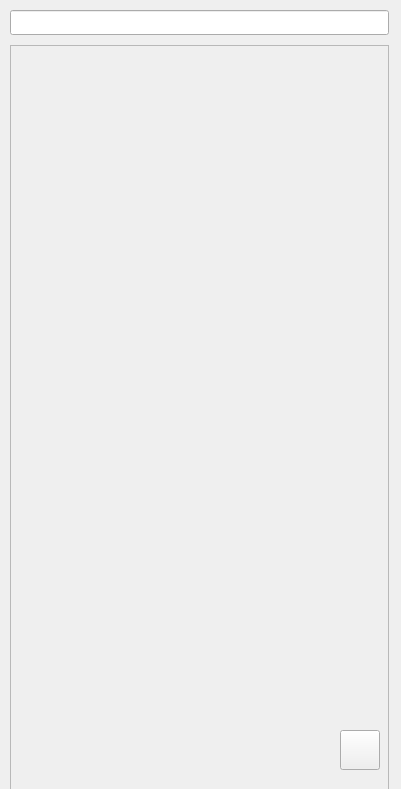
<?xml version="1.0" encoding="UTF-8"?>
<ui version="4.0">
 <class>Explore</class>
 <widget class="QWidget" name="Explore">
  <property name="geometry">
   <rect>
    <x>0</x>
    <y>0</y>
    <width>401</width>
    <height>789</height>
   </rect>
  </property>
  <property name="windowTitle">
   <string>Form</string>
  </property>
  <widget class="QPushButton" name="AddButton">
   <property name="geometry">
    <rect>
     <x>340</x>
     <y>730</y>
     <width>40</width>
     <height>40</height>
    </rect>
   </property>
   <property name="font">
    <font>
     <family>Ubuntu Thin</family>
     <pointsize>28</pointsize>
     <bold>true</bold>
    </font>
   </property>
   <property name="text">
    <string/>
   </property>
   <property name="icon">
    <iconset resource="../images.qrc">
     <normaloff>:/rescources/rescources/icons/Plus.png</normaloff>:/rescources/rescources/icons/Plus.png</iconset>
   </property>
   <property name="iconSize">
    <size>
     <width>25</width>
     <height>25</height>
    </size>
   </property>
  </widget>
  <widget class="QScrollArea" name="scrollArea">
   <property name="geometry">
    <rect>
     <x>10</x>
     <y>45</y>
     <width>379</width>
     <height>746</height>
    </rect>
   </property>
   <property name="widgetResizable">
    <bool>true</bool>
   </property>
   <widget class="QWidget" name="scrollAreaWidgetContents">
    <property name="geometry">
     <rect>
      <x>0</x>
      <y>0</y>
      <width>377</width>
      <height>744</height>
     </rect>
    </property>
   </widget>
  </widget>
  <widget class="QLineEdit" name="SearchBar">
   <property name="geometry">
    <rect>
     <x>10</x>
     <y>10</y>
     <width>379</width>
     <height>25</height>
    </rect>
   </property>
  </widget>
  <zorder>scrollArea</zorder>
  <zorder>AddButton</zorder>
  <zorder>SearchBar</zorder>
 </widget>
 <resources>
  <include location="../images.qrc"/>
 </resources>
 <connections/>
</ui>
